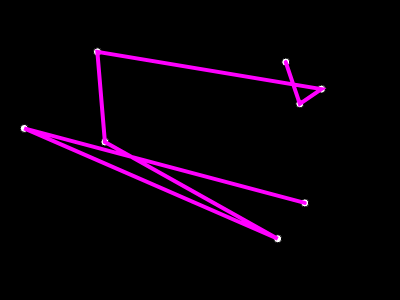
Frame 1 (no input)
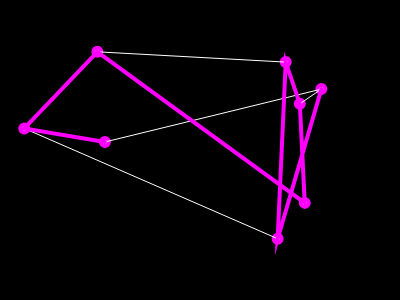
Frame 60 (no input)
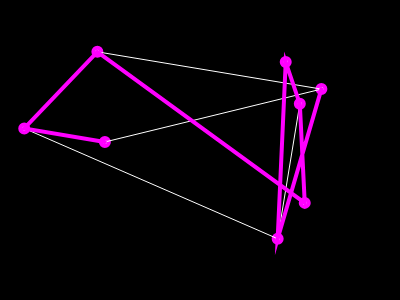
Frame 120 (the mouse pressed at the canvas centre since frame 60)

The p5.js sketch that drew these frames (run headless with seeded random() and noise() and a simulated clock; from frame 60 on, the mouse is pressed at the canvas centre):

// p5.js sketch
// ── sketch.js
var cities = [];
var totalCities = 8;

var recordDistance;
var bestEver;

var colorGreen = 0;

function setup() {
  createCanvas(400, 300);
  for (var i = 0; i < totalCities; i++) {
    var v = createVector(random(width), random(height));
    cities[i] = v;
  }

  var d = calcDistance(cities);
  recordDistance = d;
  bestEver = cities.slice();
}

function draw() {
  background(0);
  if (colorGreen == 1) { // hacker mode
    fill(50, 205, 50);
  } else {
    fill(255);
  }
  for (var i = 0; i < cities.length; i++) {
    ellipse(cities[i].x, cities[i].y, 8, 8);
  }

  stroke(255);
  strokeWeight(1);
  noFill();
  beginShape();
  for (var i = 0; i < cities.length; i++) {
    vertex(cities[i].x, cities[i].y);
  }
  endShape();

  if (colorGreen == 1) {
    stroke(0, 255, 0)
  } else {
    stroke(255, 0, 255); // purple
  }
  strokeWeight(4);
  noFill();
  beginShape();
  for (var i = 0; i < cities.length; i++) {
    vertex(bestEver[i].x, bestEver[i].y);
  }
  endShape();



  var i = floor(random(cities.length));
  var j = floor(random(cities.length));
  swap(cities, i, j);

  var d = calcDistance(cities);
  if (d < recordDistance) {
    recordDistance = d;
    bestEver = cities.slice();
    console.log(recordDistance);
  }
}

function swap(a, i, j) {
  var temp = a[i];
  a[i] = a[j];
  a[j] = temp;
}


function calcDistance(points) {
  var sum = 0;
  for (var i = 0; i < points.length-1; i++) {
    var d = dist(points[i].x, points[i].y, points[i+1].x, points[i+1].y);
    sum += d;
  }
  return sum;
}

function keyPressed() {
  if (keyCode == 72) {
    if (colorGreen == 0) {
      colorGreen = 1;
    } else {
      colorGreen = 0;
    }
  }
}




// ── style.css
html, body {
  margin: 0;
  padding: 0;
  background: black;
  text-align: center;
  color: white;
}

canvas {
  outline: 2px auto white;
  left: 50% !important;
  top: 50% !important;
  transform: translate(-50%, -50%);
  position: absolute;
  display: block;
}

a {
  text-decoration: none;
  color: blue;
}
